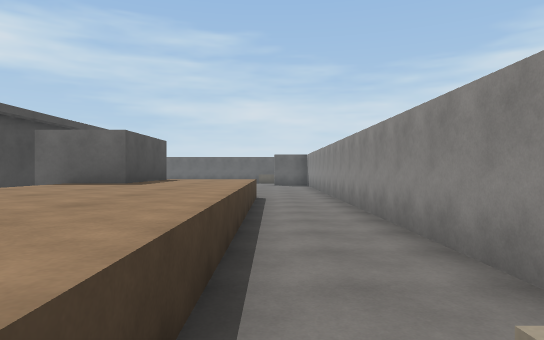
view 1 (above)

16 first-person views from a walk through a scene from a Unity 3-D project. The camera is 1.5 m above the floor, looks level and sees 75° across. Doors are open. The floor is counted in squares, 2 m on a side. Each view is taken from the middle of a square. On the plan, view 1 faces up. The plan holds only what a view shows up to about 11 squares ahead; the rest is blank. The place goes on beyond the plan.

view 2
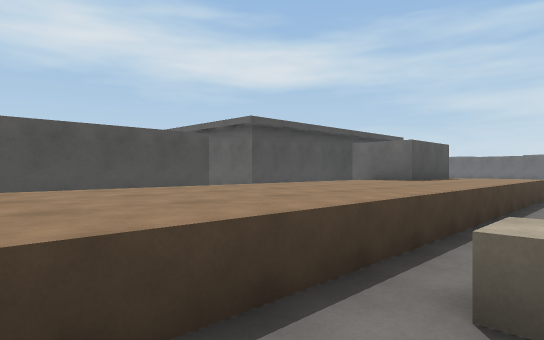

view 3
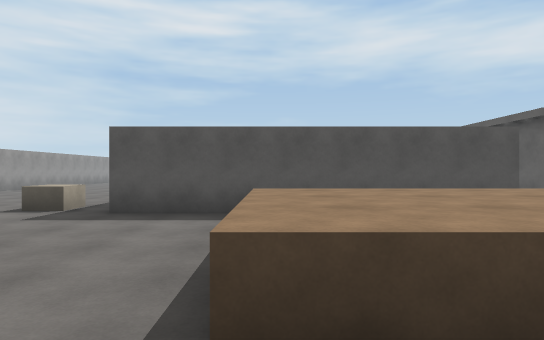

view 4
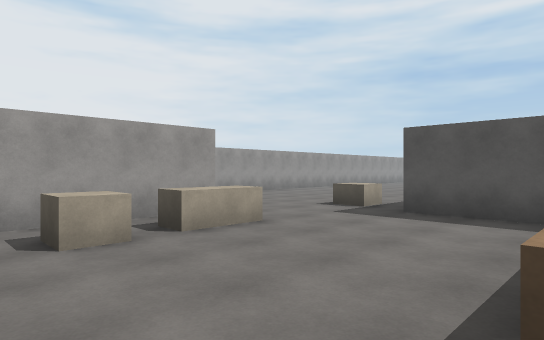

view 5
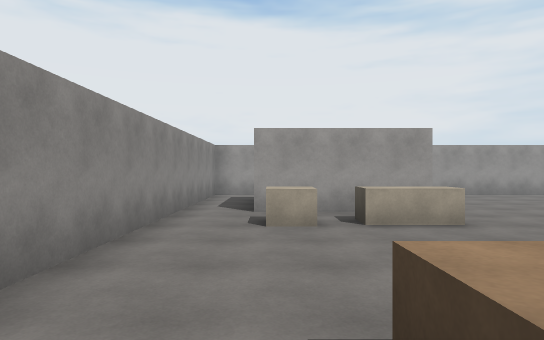

view 6
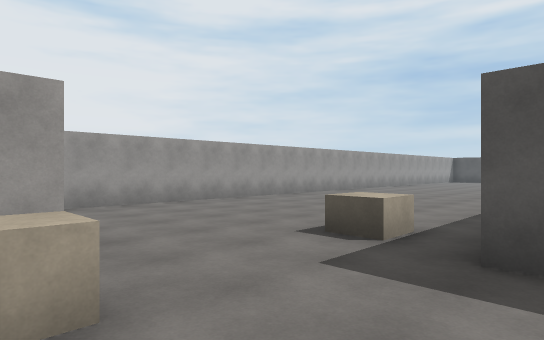

view 7
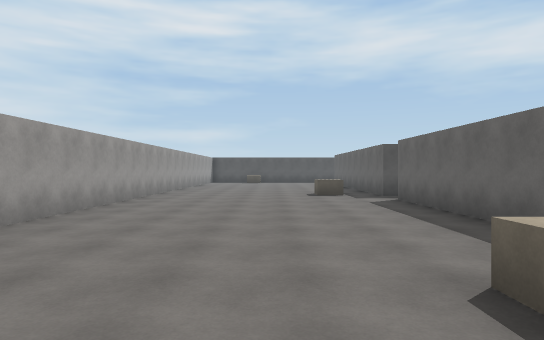

view 8
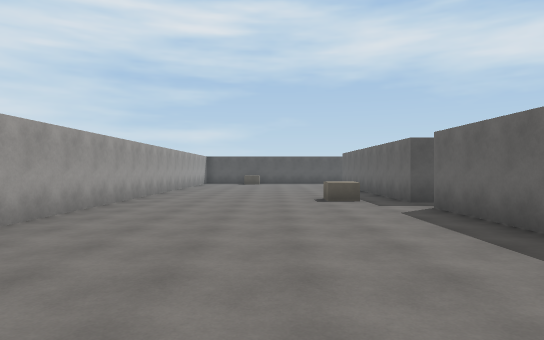

view 9
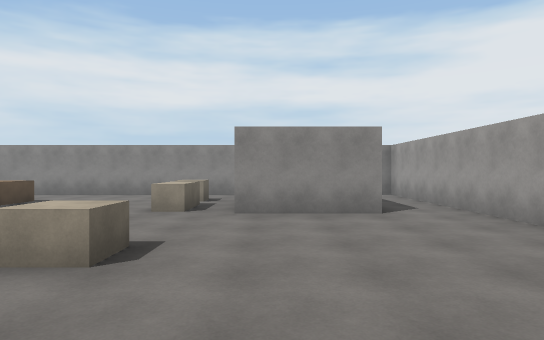

view 10
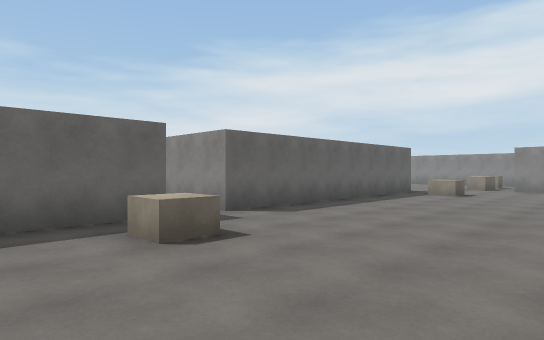

view 11
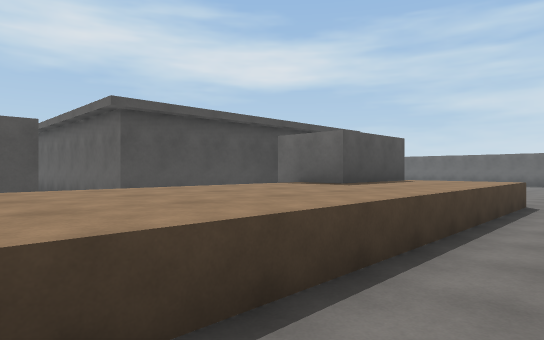

view 12
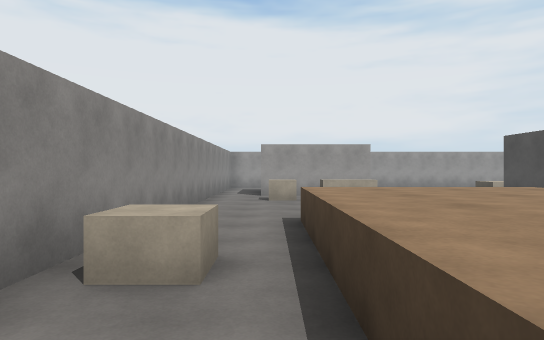

view 13
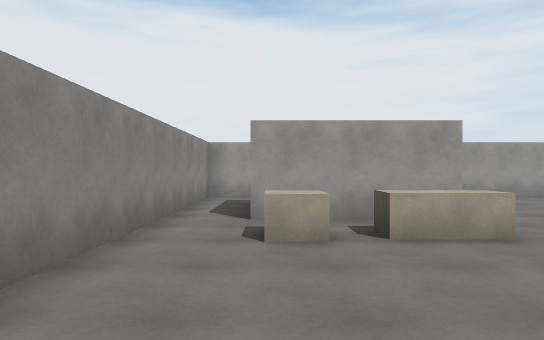

view 14
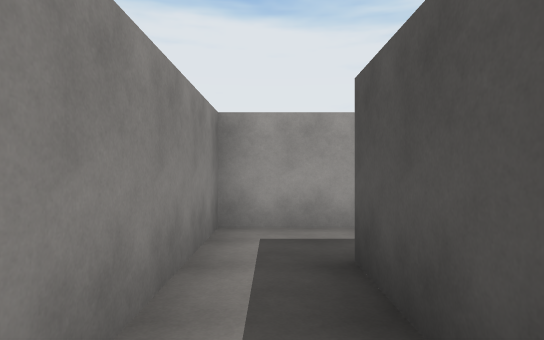

view 15
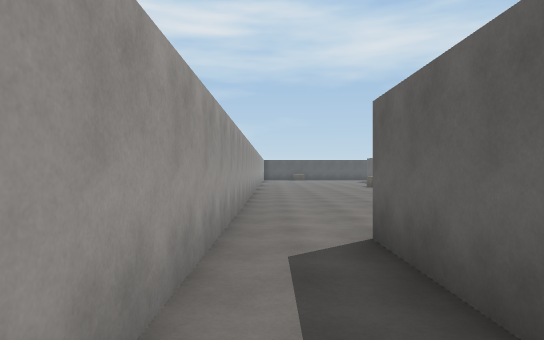

view 16
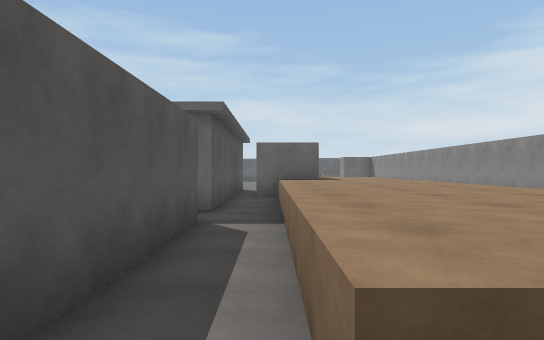

### Floor plan
Key: @ floor where view 1 was taken; # wall or solid block; . floor; ^ raised ledge; O other object.
Columns run from 17 left of view 1 to 2 right of it. Each row starts with its distance up from view 1.
  7             ##^^^..#
  6             #O^^^..#
  5             #^^^^..#
  4       #######^^^^..#
  3            ##^^^^..#
  2             #^^^^..#
  1             #^^^^..#
  0             #^^^^@O#
 -1             #^^^^..#
 -2             #^^^^..#
 -3     #       #......#
 -4   ###      ##......#
 -5 ###.########.......#
 -6 ..O........O...^.O.#
 -7 ...................#
 -8 ..............####.#
 -9 ..............####.#
-10 ...............###.#
-11 ...................#
-12 ####################

Where each view was taken, in squares from view 1:
view 1: 0 up, 0 right, facing up
view 2: 2 down, 1 right, facing up-left
view 3: 2 down, 1 right, facing left
view 4: 2 down, 1 right, facing down-left
view 5: 1 down, 0 right, facing down
view 6: 4 down, 2 left, facing down-left
view 7: 8 down, 4 left, facing left
view 8: 8 down, 6 left, facing left
view 9: 8 down, 9 left, facing right
view 10: 10 down, 17 left, facing up-right
view 11: 1 up, 1 right, facing up-left
view 12: 3 up, 0 right, facing down
view 13: 2 down, 0 right, facing down
view 14: 7 down, 1 right, facing down
view 15: 11 down, 1 right, facing left
view 16: 3 down, 4 left, facing up
